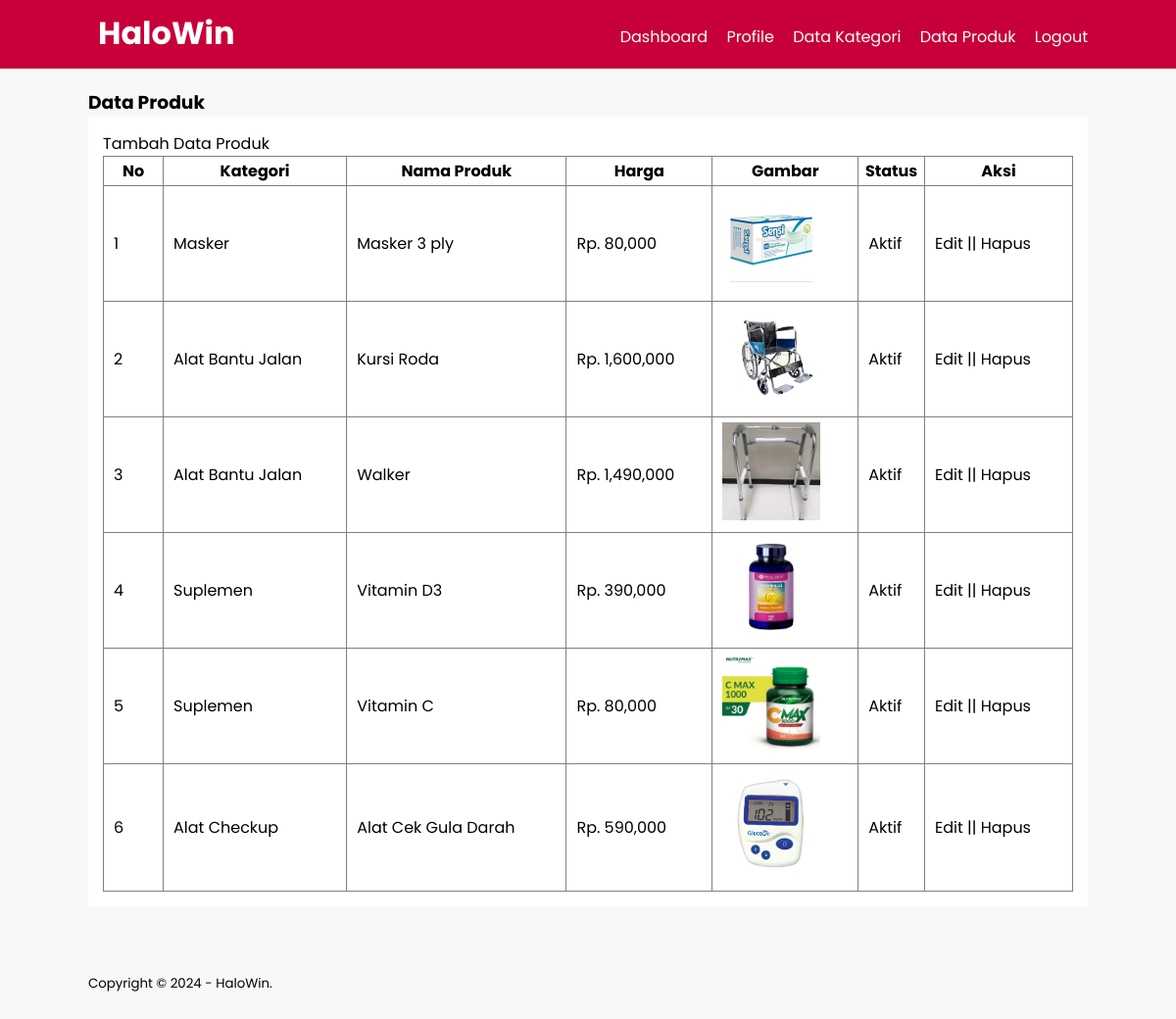
The app's page /data-produk.php (signed in) with its own data.
### tables this page shows
CREATE TABLE `tb_product` (
  `product_id` int(11) NOT NULL,
  `category_id` int(11) NOT NULL,
  `product_name` varchar(100) NOT NULL,
  `product_price` int(11) NOT NULL,
  `product_description` text NOT NULL,
  `product_image` varchar(100) NOT NULL,
  `product_status` tinyint(4) NOT NULL,
  `date_create` timestamp NOT NULL DEFAULT current_timestamp()
);

CREATE TABLE `tb_category` (
  `category_id` int(11) NOT NULL,
  `category_name` varchar(50) NOT NULL
);

### data-produk.php (the view, shortened to what this page needs)
<?php
include 'db.php';
?>
<!DOCTYPE html>
<html>
<head>
    <link rel="stylesheet" type="text/css" href="css/style.css">
</head>
<body>
    <header>
        <div class="container">
            <h1><a href="dashboard.php">HaloWin</a></h1>
            <ul>
                <li><a href="dashboard.php">Dashboard</a></li>
                <li><a href="profile.php">Profile</a></li>
                <li><a href="data-kategori.php">Data Kategori</a></li>
                <li><a href="data-produk.php">Data Produk</a></li>
                <li><a href="logout.php">Logout</a></li>
            </ul>
        </div>
    </header>
    <div class="section">
        <div class="container">
            <h3>Data Produk</h3>
            <div class="box">
                <p><a href="tambah-produk.php">Tambah Data Produk</a></p>
                <table border="1" cellspacing="0" class="table">
                    <thead>
                        <tr>
                            <th width="60px">No</th>
                            <th>Kategori</th>
                            <th>Nama Produk</th>
                            <th>Harga</th>
                            <th>Gambar</th>
                            <th>Status</th>
                            <th width="150px">Aksi</th>
                        </tr>
                    </thead>
                    <tbody>
                        <?php
                        $no = 1;
                        $produk = mysqli_query($conn, 'SELECT * FROM tb_product LEFT JOIN tb_category USING(category_id) ORDER BY product_id DESC');
                        if (mysqli_num_rows($produk) > 0) {
                            while ($row = mysqli_fetch_array($produk)) {
                        ?>
                                <tr>
                                    <td><?php echo $no++ ?></td>
                                    <td><?php echo $row['category_name'] ?></td>
                                    <td><?php echo $row['product_name'] ?></td>
                                    <td> Rp. <?php echo number_format($row['product_price']) ?></td>
                                    <td><a href="produk/<?php echo $row['product_image'] ?>" target="_blank"><img src="produk/<?php echo $row['product_image'] ?>" width="100px"></a></td>
                                    <td><?php echo ($row['product_status'] == 0) ? 'idak Aktif' : 'Aktif'; ?></td>
                                    <td>
                                        <a href=" edit-produk.php?id=<?php echo $row['product_id'] ?>">Edit</a> || <a
                                            href="delete-kategori.php?idp=<?php echo $row['product_id'] ?> "
                                            onclick="return confirm('Yakin ingin menghapus?')">Hapus</a>
                                    </td>
                                </tr>
                            <?php }
                        } else { ?>
                            <tr>
                                <td colspan="7">Tidak ada data</td>
                            </tr>
                        <?php } ?>
                    </tbody>
                </table>
            </div>
        </div>
    </div>
    <footer>
        <div class="container">
            <small>Copyright &copy; 2024 - HaloWin.</small>
        </div>
    </footer>
</body>
</html>

### css/style.css (style rules this page uses)
* { padding: 0; margin: 0; font-family: "Poppins", sans-serif; }
body { background-color: #f8f8f8; }
a { color: inherit; text-decoration: none; }
header { background-color: #c70039; color: #fff; }
header h1 { float: left; padding: 10px; }
header ul { float: right; }
header ul li { display: inline-block; }
header ul li a { padding: 25px 0 20px 15px; display: inline-block; }
.container { width: 85%; margin: 0 auto; }
.container:after { content: ""; display: block; clear: both; }
.section { padding: 20px 0; }
.box { background-color: #fff; padding: 15px; margin-bottom: 20px; box-sizing: border-box; }
.box:after { content: ""; display: block; clear: both; }
footer { padding: 25px 0; }
.table { width: 100%; border-collapse: collapse; }
.table tr { height: 30px; }
.table tr td { padding: 5px 10px; }

### records on screen
tb_product: category.category_name "Masker", product_name "Masker 3 ply", product_price "80,000", product_image (picture), product_status "Aktif"
tb_product: category.category_name "Alat Bantu Jalan", product_name "Kursi Roda", product_price "1,600,000", product_image (picture), product_status "Aktif"
tb_product: category.category_name "Alat Bantu Jalan", product_name "Walker", product_price "1,490,000", product_image (picture), product_status "Aktif"
tb_product: category.category_name "Suplemen", product_name "Vitamin D3", product_price "390,000", product_image (picture), product_status "Aktif"
tb_product: category.category_name "Suplemen", product_name "Vitamin C", product_price "80,000", product_image (picture), product_status "Aktif"
tb_product: category.category_name "Alat Checkup", product_name "Alat Cek Gula Darah", product_price "590,000", product_image (picture), product_status "Aktif"
